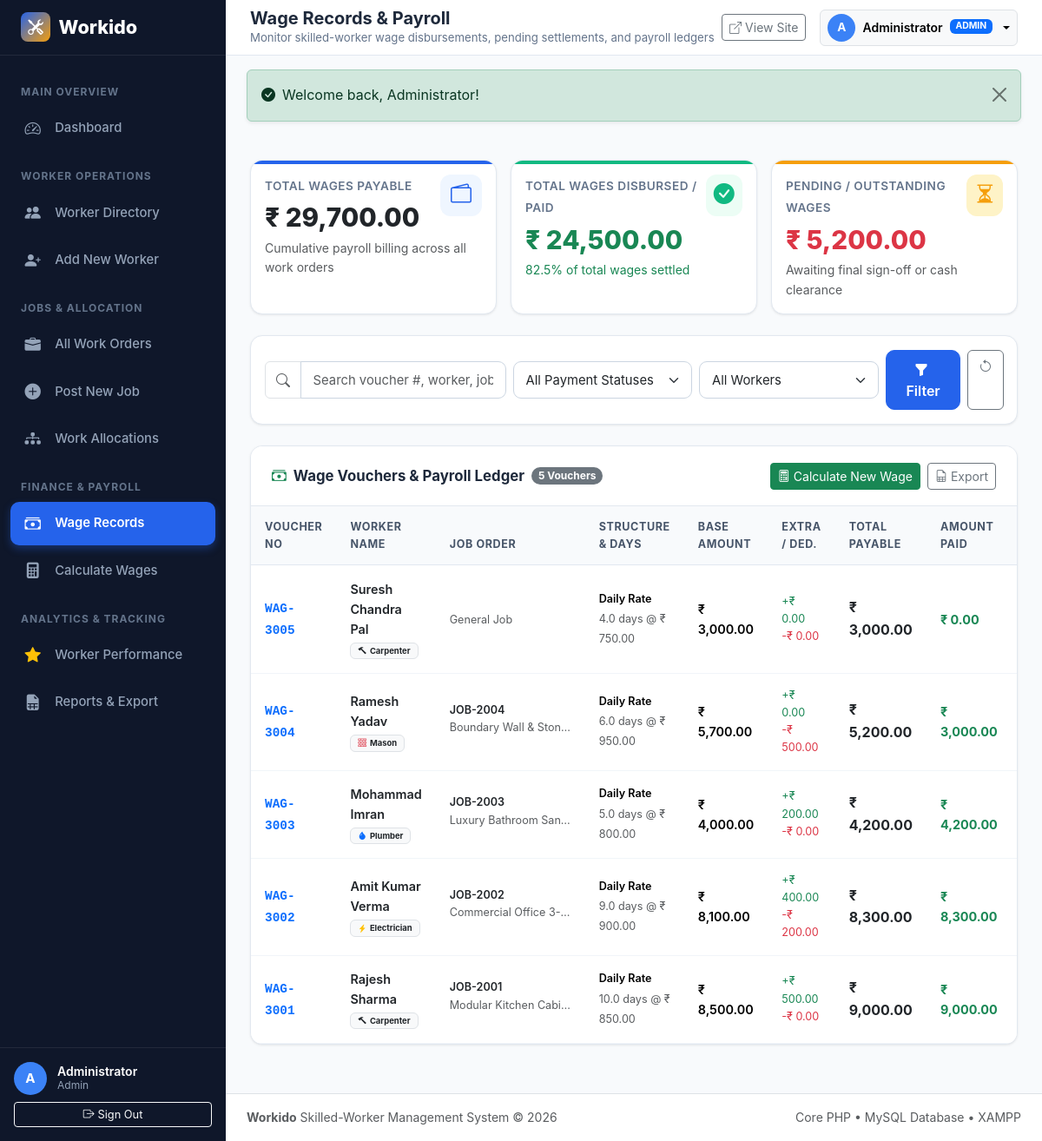
The page /admin/wages.php (signed in) on the database its author committed.
### tables this page shows
CREATE TABLE `wage_records` (
  `id` INT AUTO_INCREMENT PRIMARY KEY,
  `voucher_no` VARCHAR(30) NOT NULL UNIQUE,
  `worker_id` INT NOT NULL,
  `job_id` INT NULL,
  `payment_type` ENUM('Daily Rate', 'Fixed Price') NOT NULL DEFAULT 'Daily Rate',
  `daily_wage` DECIMAL(10,2) NOT NULL DEFAULT 0.00,
  `working_days` DECIMAL(5,1) NOT NULL DEFAULT 0.0,
  `base_amount` DECIMAL(10,2) NOT NULL DEFAULT 0.00,
  `additional_payment` DECIMAL(10,2) NOT NULL DEFAULT 0.00,
  `deductions` DECIMAL(10,2) NOT NULL DEFAULT 0.00,
  `total_payable` DECIMAL(10,2) NOT NULL DEFAULT 0.00,
  `payment_status` ENUM('Pending', 'Paid', 'Partially Paid') NOT NULL DEFAULT 'Pending',
  `amount_paid` DECIMAL(10,2) NOT NULL DEFAULT 0.00,
  `payment_method` ENUM('Cash', 'Bank Transfer', 'UPI', 'Cheque') NOT NULL DEFAULT 'Cash',
  `payment_date` DATE NULL,
  `reference_no` VARCHAR(50) NULL,
  `notes` TEXT NULL,
  `created_by` INT NULL,
  `created_at` DATETIME NOT NULL DEFAULT CURRENT_TIMESTAMP,
  `updated_at` DATETIME NOT NULL DEFAULT CURRENT_TIMESTAMP ON UPDATE CURRENT_TIMESTAMP,
  INDEX `idx_wage_worker` (`worker_id`),
  INDEX `idx_wage_job` (`job_id`),
  INDEX `idx_wage_status` (`payment_status`),
  CONSTRAINT `fk_wage_worker` FOREIGN KEY (`worker_id`) REFERENCES `workers` (`id`) ON DELETE CASCADE,
  CONSTRAINT `fk_wage_job` FOREIGN KEY (`job_id`) REFERENCES `jobs` (`id`) ON DELETE SET NULL,
  CONSTRAINT `fk_wage_user` FOREIGN KEY (`created_by`) REFERENCES `users` (`id`) ON DELETE SET NULL
);

CREATE TABLE `workers` (
  `id` INT AUTO_INCREMENT PRIMARY KEY,
  `worker_code` VARCHAR(20) NOT NULL UNIQUE,
  `full_name` VARCHAR(100) NOT NULL,
  `mobile_number` VARCHAR(20) NOT NULL,
  `email` VARCHAR(100) NULL,
  `address` TEXT NOT NULL,
  `category` ENUM('Carpenter', 'Electrician', 'Plumber', 'Mason') NOT NULL,
  `skills` TEXT NOT NULL,
  `experience_years` DECIMAL(4,1) NOT NULL DEFAULT 0.0,
  `daily_wage` DECIMAL(10,2) NOT NULL DEFAULT 0.00,
  `availability_status` ENUM('Available', 'Assigned', 'On Leave', 'Inactive') NOT NULL DEFAULT 'Available',
  `joining_date` DATE NOT NULL,
  `additional_details` TEXT NULL,
  `created_at` DATETIME NOT NULL DEFAULT CURRENT_TIMESTAMP,
  `updated_at` DATETIME NOT NULL DEFAULT CURRENT_TIMESTAMP ON UPDATE CURRENT_TIMESTAMP,
  INDEX `idx_worker_category` (`category`),
  INDEX `idx_worker_status` (`availability_status`),
  INDEX `idx_worker_code` (`worker_code`)
);

CREATE TABLE `jobs` (
  `id` INT AUTO_INCREMENT PRIMARY KEY,
  `job_code` VARCHAR(20) NOT NULL UNIQUE,
  `title` VARCHAR(150) NOT NULL,
  `category` ENUM('Carpenter', 'Electrician', 'Plumber', 'Mason') NOT NULL,
  `description` TEXT NOT NULL,
  `location` VARCHAR(255) NOT NULL,
  `start_date` DATE NOT NULL,
  `expected_completion_date` DATE NOT NULL,
  `actual_completion_date` DATE NULL,
  `payment_type` ENUM('Daily Rate', 'Fixed Price') NOT NULL DEFAULT 'Daily Rate',
  `agreed_wage` DECIMAL(10,2) NOT NULL DEFAULT 0.00,
  `status` ENUM('Pending', 'Assigned', 'In Progress', 'Completed', 'Cancelled') NOT NULL DEFAULT 'Pending',
  `client_name` VARCHAR(100) NULL,
  `client_contact` VARCHAR(30) NULL,
  `customer_id` INT NULL,
  `notes` TEXT NULL,
  `created_by` INT NULL,
  `created_at` DATETIME NOT NULL DEFAULT CURRENT_TIMESTAMP,
  `updated_at` DATETIME NOT NULL DEFAULT CURRENT_TIMESTAMP ON UPDATE CURRENT_TIMESTAMP,
  INDEX `idx_job_status` (`status`),
  INDEX `idx_job_category` (`category`),
  INDEX `idx_job_code` (`job_code`),
  INDEX `idx_job_customer` (`customer_id`),
  CONSTRAINT `fk_jobs_customer` FOREIGN KEY (`customer_id`) REFERENCES `users` (`id`) ON DELETE SET NULL,
  CONSTRAINT `fk_jobs_creator` FOREIGN KEY (`created_by`) REFERENCES `users` (`id`) ON DELETE SET NULL
);

### admin/wages.php (the view, shortened to what this page needs)
<?php
require_once __DIR__ . '/../includes/admin_header.php';
$pdo = getDBConnection();
$search = sanitize($_GET['search'] ?? '');
$sql = "
    SELECT wr.*,
           w.full_name as worker_name, w.worker_code, w.category as worker_category, w.mobile_number,
           j.job_code, j.title as job_title
    FROM wage_records wr
    JOIN workers w ON wr.worker_id = w.id
    LEFT JOIN jobs j ON wr.job_id = j.id
    WHERE 1=1
";
$params = [];
$sql .= " ORDER BY wr.id DESC";
$stmt = $pdo->prepare($sql);
$stmt->execute($params);
$wageRecords = $stmt->fetchAll();
$totalsStmt = $pdo->query("
    SELECT
        COALESCE(SUM(total_payable), 0) as total_payable_sum,
        COALESCE(SUM(amount_paid), 0) as total_paid_sum
    FROM wage_records
");
$totals = $totalsStmt->fetch();
$totalPayable = (float)$totals['total_payable_sum'];
$totalPaid = (float)$totals['total_paid_sum'];
$totalPending = max(0, $totalPayable - $totalPaid);
?>
<div class="row g-3 mb-4">
    <div class="col-md-4">
        <div class="stat-card card-blue p-3">
            <div class="d-flex justify-content-between align-items-start">
                <div>
                    <span class="stat-label">Total Wages Payable</span>
                    <div class="stat-value text-dark"><?= formatCurrency($totalPayable) ?></div>
                </div>
                <div class="stat-card-icon">
                    <i class="bi bi-wallet2"></i>
                </div>
            </div>
            <small class="text-muted d-block mt-2">Cumulative payroll billing across all work orders</small>
        </div>
    </div>
    <div class="col-md-4">
        <div class="stat-card card-emerald p-3">
            <div class="d-flex justify-content-between align-items-start">
                <div>
                    <span class="stat-label">Total Wages Disbursed / Paid</span>
                    <div class="stat-value text-success"><?= formatCurrency($totalPaid) ?></div>
                </div>
                <div class="stat-card-icon">
                    <i class="bi bi-check-circle-fill"></i>
                </div>
            </div>
            <small class="text-success d-block mt-2">
                <?= $totalPayable > 0 ? round(($totalPaid / $totalPayable) * 100, 1) : 0 ?>% of total wages settled
            </small>
        </div>
    </div>
    <div class="col-md-4">
        <div class="stat-card card-amber p-3">
            <div class="d-flex justify-content-between align-items-start">
                <div>
                    <span class="stat-label">Pending / Outstanding Wages</span>
                    <div class="stat-value text-danger"><?= formatCurrency($totalPending) ?></div>
                </div>
                <div class="stat-card-icon">
                    <i class="bi bi-hourglass-split"></i>
                </div>
            </div>
            <small class="text-muted d-block mt-2">Awaiting final sign-off or cash clearance</small>
        </div>
    </div>
</div>
<div class="dashboard-card mb-4">
    <div class="dashboard-card-body p-3">
        <form method="GET" action="" class="row g-2 align-items-center">
            <div class="col-md-4">
                <div class="input-group">
                    <span class="input-group-text bg-white"><i class="bi bi-search text-muted"></i></span>
                    <input type="text" name="search" class="form-control" placeholder="Search voucher #, worker, job, ref..." value="<?= e($search) ?>" data-table-search="#wagesTable">
                </div>
            </div>
            <div class="col-sm-6 col-md-3">
                <select name="status" class="form-select" onchange="this.form.submit()">
                    <option value="">All Payment Statuses</option>
                </select>
            </div>
            <div class="col-sm-6 col-md-3">
                <select name="worker_id" class="form-select" onchange="this.form.submit()">
                    <option value="">All Workers</option>
                </select>
            </div>
            <div class="col-md-2 d-flex gap-2">
                <button type="submit" class="btn btn-primary w-100"><i class="bi bi-funnel-fill me-1"></i>Filter</button>
                <a href="<?= getBaseUrl('admin/wages.php') ?>" class="btn btn-outline-secondary" title="Reset"><i class="bi bi-arrow-counterclockwise"></i></a>
            </div>
        </form>
    </div>
</div>
<div class="dashboard-card">
    <div class="dashboard-card-header">
        <div class="d-flex align-items-center gap-2">
            <h5 class="dashboard-card-title mb-0">
                <i class="bi bi-cash-stack text-success"></i> Wage Vouchers & Payroll Ledger
            </h5>
            <span class="badge bg-secondary rounded-pill"><?= count($wageRecords) ?> Vouchers</span>
        </div>
        <div class="d-flex gap-2">
            <a href="<?= getBaseUrl('admin/calculate_wage.php') ?>" class="btn btn-success btn-sm text-white">
                <i class="bi bi-calculator me-1"></i>Calculate New Wage
            </a>
            <a href="<?= getBaseUrl('admin/reports.php?export=wages') ?>" class="btn btn-outline-secondary btn-sm" title="Export Wages CSV">
                <i class="bi bi-file-earmark-spreadsheet me-1"></i>Export
            </a>
        </div>
    </div>
    <div class="table-responsive">
        <table class="table table-workido" id="wagesTable">
            <thead>
                <tr>
                    <th>Voucher No</th>
                    <th>Worker Name</th>
                    <th>Job Order</th>
                    <th>Structure & Days</th>
                    <th>Base Amount</th>
                    <th>Extra / Ded.</th>
                    <th>Total Payable</th>
                    <th>Amount Paid</th>
                    <th>Status</th>
                </tr>
            </thead>
            <tbody>
                <?php if (empty($wageRecords)): ?>
                    <tr class="no-filter">
                        <td colspan="11" class="text-center py-5">
                            <div class="text-muted mb-3"><i class="bi bi-cash-stack fs-1"></i></div>
                            <h6 class="fw-bold text-dark">No wage records found</h6>
                            <p class="text-muted small">Calculate a new wage settlement for a completed or ongoing work order.</p>
                            <a href="<?= getBaseUrl('admin/calculate_wage.php') ?>" class="btn btn-sm btn-success text-white">Calculate Wage Now</a>
                        </td>
                    </tr>
                <?php else: ?>
                    <?php foreach ($wageRecords as $wr): ?>
                        <tr>
                            <td>
                                <a href="<?= getBaseUrl('admin/view_wage.php?id=' . $wr['id']) ?>" class="fw-bold font-monospace text-primary text-decoration-none">
                                    <?= e($wr['voucher_no']) ?>
                                </a>
                            </td>
                            <td>
                                <a href="<?= getBaseUrl('admin/view_worker.php?id=' . $wr['worker_id']) ?>" class="fw-semibold text-dark text-decoration-none d-block">
                                    <?= e($wr['worker_name']) ?>
                                </a>
                                <small class="text-muted"><?= getCategoryBadge($wr['worker_category']) ?></small>
                            </td>
                            <td>
                                <?php if ($wr['job_id']): ?>
                                    <a href="<?= getBaseUrl('admin/view_job.php?id=' . $wr['job_id']) ?>" class="fw-semibold text-dark text-decoration-none d-block small">
                                        <?= e($wr['job_code']) ?>
                                    </a>
                                    <small class="text-muted text-truncate d-inline-block" style="max-width: 140px;" title="<?= e($wr['job_title']) ?>">
                                        <?= e($wr['job_title']) ?>
                                    </small>
                                <?php else: ?>
                                    <span class="text-muted small">General Job</span>
                                <?php endif; ?>
                            </td>
                            <td>
                                <small class="d-block fw-semibold"><?= e($wr['payment_type']) ?></small>
                                <?php if ($wr['payment_type'] === 'Daily Rate'): ?>
                                    <small class="text-muted"><?= e($wr['working_days']) ?> days @ <?= formatCurrency($wr['daily_wage']) ?></small>
                                <?php endif; ?>
                            </td>
                            <td><span class="fw-semibold"><?= formatCurrency($wr['base_amount']) ?></span></td>
                            <td>
                                <small class="d-block text-success">+<?= formatCurrency($wr['additional_payment']) ?></small>
                                <small class="d-block text-danger">-<?= formatCurrency($wr['deductions']) ?></small>
                            </td>
                            <td>
                                <span class="fw-bold text-dark fs-6"><?= formatCurrency($wr['total_payable']) ?></span>
                            </td>
                            <td>
                                <span class="fw-bold text-success"><?= formatCurrency($wr['amount_paid']) ?></span>
                            </td>
                            <td><?= getPaymentStatusBadge($wr['payment_status']) ?></td>
                        </tr>
                    <?php endforeach; ?>
                <?php endif; ?>
            </tbody>
        </table>
    </div>
</div>
<?php include __DIR__ . '/../includes/admin_footer.php'; ?>

### config/functions.php (shortened to what this page needs)
<?php
function e(?string $string): string {
    return htmlspecialchars((string)($string ?? ''), ENT_QUOTES, 'UTF-8');
}
function sanitize(?string $string): string {
    return trim((string)($string ?? ''));
}
function getFlash(): ?array {
    if (isset($_SESSION['flash'])) {
        $flash = $_SESSION['flash'];
        return $flash;
    }
    return null;
}
function renderFlash(): string {
    $flash = getFlash();
    $type = e($flash['type']);
    $message = e($flash['message']);
    $icon = match($flash['type']) {
        'success' => '<i class="bi bi-check-circle-fill me-2"></i>',
        'danger'  => '<i class="bi bi-exclamation-triangle-fill me-2"></i>',
        'warning' => '<i class="bi bi-exclamation-circle-fill me-2"></i>',
        default   => '<i class="bi bi-info-circle-fill me-2"></i>',
    };
    return '<div class="alert alert-' . $type . ' alert-dismissible fade show shadow-sm" role="alert">
                ' . $icon . '<span>' . $message . '</span>
                <button type="button" class="btn-close" data-bs-dismiss="alert" aria-label="Close"></button>
            </div>';
}
function getBaseUrl(string $path = ''): string {
    $scriptDir = dirname($_SERVER['SCRIPT_NAME']);
    $scriptDir = str_replace('\\', '/', $scriptDir);
    if (str_ends_with($scriptDir, '/admin') || str_ends_with($scriptDir, '/customer') || str_ends_with($scriptDir, '/includes') || str_ends_with($scriptDir, '/config')) {
        $base = dirname($scriptDir);
    } else {
        $base = $scriptDir;
    }
    $base = rtrim($base, '/');
    $cleanPath = ltrim($path, '/');
    return ($base ? $base : '') . ($cleanPath ? '/' . $cleanPath : '');
}
function formatCurrency($amount): string {
    $num = is_numeric($amount) ? (float)$amount : 0.00;
    return '₹ ' . number_format($num, 2);
}
function getCategoryBadge(string $category): string {
    $icon = match ($category) {
        'Carpenter'   => '<i class="bi bi-hammer me-1 text-amber"></i>',
        'Electrician' => '<i class="bi bi-lightning-charge-fill me-1 text-warning"></i>',
        'Plumber'     => '<i class="bi bi-droplet-fill me-1 text-primary"></i>',
        'Mason'       => '<i class="bi bi-bricks me-1 text-danger"></i>',
        default       => '<i class="bi bi-tools me-1"></i>'
    };
    return '<span class="badge bg-light text-dark border px-2 py-1">' . $icon . e($category) . '</span>';
}

### rows shown on the page
wage_records: voucher_no "WAG-3005", worker.full_name "Suresh Chandra Pal", worker.category "Carpenter", shows "General Job", payment_type "Daily Rate", working_days "4.0", daily_wage "₹ 750.00", base_amount "₹ 3,000.00", additional_payment "₹ 0.00", deductions "₹ 0.00", total_payable "₹ 3,000.00", amount_paid "₹ 0.00"
wage_records: voucher_no "WAG-3004", worker.full_name "Ramesh Yadav", worker.category "Mason", job.job_code "JOB-2004", job.title "Boundary Wall & Ston…", payment_type "Daily Rate", working_days "6.0", daily_wage "₹ 950.00", base_amount "₹ 5,700.00", additional_payment "₹ 0.00", deductions "₹ 500.00", total_payable "₹ 5,200.00", amount_paid "₹ 3,000.00"
wage_records: voucher_no "WAG-3003", worker.full_name "Mohammad Imran", worker.category "Plumber", job.job_code "JOB-2003", job.title "Luxury Bathroom San…", payment_type "Daily Rate", working_days "5.0", daily_wage "₹ 800.00", base_amount "₹ 4,000.00", additional_payment "₹ 200.00", deductions "₹ 0.00", total_payable "₹ 4,200.00", amount_paid "₹ 4,200.00"
wage_records: voucher_no "WAG-3002", worker.full_name "Amit Kumar Verma", worker.category "Electrician", job.job_code "JOB-2002", job.title "Commercial Office 3-…", payment_type "Daily Rate", working_days "9.0", daily_wage "₹ 900.00", base_amount "₹ 8,100.00", additional_payment "₹ 400.00", deductions "₹ 200.00", total_payable "₹ 8,300.00", amount_paid "₹ 8,300.00"
wage_records: voucher_no "WAG-3001", worker.full_name "Rajesh Sharma", worker.category "Carpenter", job.job_code "JOB-2001", job.title "Modular Kitchen Cabi…", payment_type "Daily Rate", working_days "10.0", daily_wage "₹ 850.00", base_amount "₹ 8,500.00", additional_payment "₹ 500.00", deductions "₹ 0.00", total_payable "₹ 9,000.00", amount_paid "₹ 9,000.00"

### other values the page prints
substr($user['full_name'] ?? 'A', 0, 1) "A"
$user['full_name'] "Administrator"
$user['role'] "Admin"
$pageTitle "Wage Records & Payroll"
$pageSubtitle "Monitor skilled-worker wage disbursements, pending settlements, and payroll ledgers"
$user['role'] "ADMIN"
$message "Welcome back, Administrator!"
formatCurrency($totalPayable) "₹ 29,700.00"
formatCurrency($totalPaid) "₹ 24,500.00"
formatCurrency($totalPending) "₹ 5,200.00"
count($wageRecords) "5"
